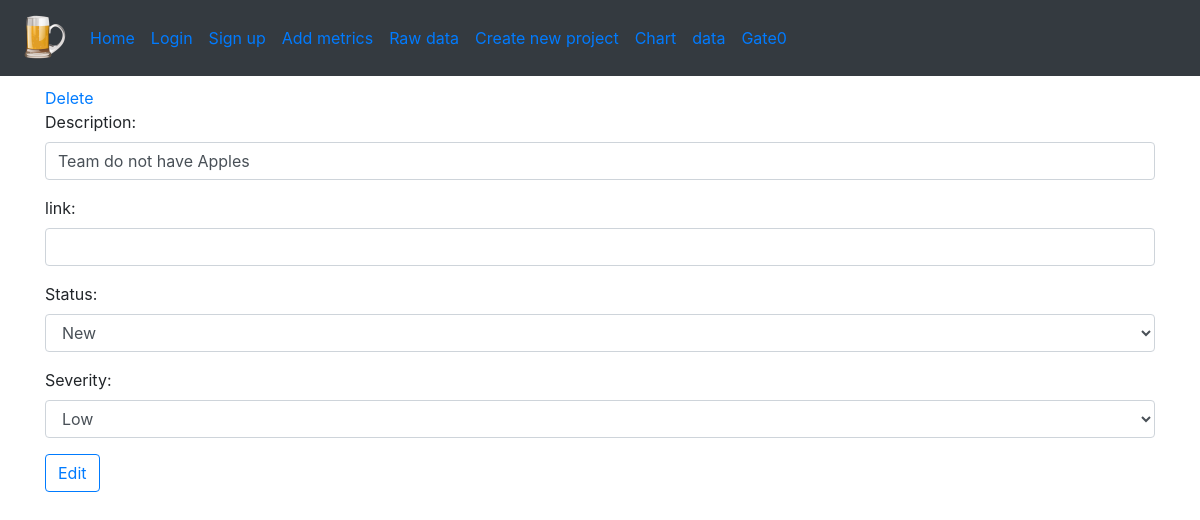
The app's page /issue/edit/1 with its own data.
### spice_status/models/issue_models.py (models this page shows)
class Issue(db.Model):
    id = db.Column(db.Integer, primary_key=True)
    date = db.Column(db.String, default=(datetime.utcnow().strftime("%m/%d/%Y")))
    title = db.Column(db.String)
    description = db.Column(db.String)
    status = db.Column(db.String)
    severity = db.Column(db.String)
    spice_process = db.Column(db.String)
    link = db.Column(db.String, default='')

### spice_status/views/issue_views.py (the view)
@bp_issue.route('/edit/<int:issue_id>', methods=["GET", "POST"])
def edit(issue_id):
    db_item = get_issue_by_id(issue_id)
    form = EditIssueForm(obj=db_item)
    if form.validate_on_submit():
        form.populate_obj(db_item)
        db.session.commit()
        flash(f"Item {issue_id} has been successfully modified", "success")
        return redirect(url_for('main.home'))
    return render_template('edit_item.html', issue=db_item, form=form, issue_id=issue_id)

### spice_status/forms/issue_form.py
class EditIssueForm(FlaskForm):
    description = StringField('Description', validators=[Length(min=15), DataRequired()])
    link = StringField('link')
    status = SelectField('Status', choices=['New', 'Assign', 'WIP', 'In Review', 'Closed'],
                         validators=[DataRequired()])
    severity = SelectField('Severity', choices=['Low', 'Mid', 'High', 'Escalated'],
                           validators=[InputRequired()])
    submit = SubmitField("Edit")

### spice_status/models/issue_models.py (called while the page is built)
def get_issue_by_id(issue_id):
    return Issue.query.filter_by(id=issue_id).first()

### spice_status/templates/edit_item.html
{% extends 'partials/_one_column.html' %}
{% from "macros/form_field_macros.html" import render_field %}
{% block content %}
<a href="{{url_for('issue.delete', issue_id=issue_id)}}">Delete</a>
    {% with enctype = True %}
         {% include 'partials/_form.html' %}
    {% endwith %}
{% endblock %}

### spice_status/templates/macros/form_field_macros.html (shortened to what this page needs)
{% macro render_field(field) %}
<div class="form-group">
    {% with cls = "form-control is-invalid" if field.errors else "form-control" %}
        {%  if field.widget.input_type == "submit" %}
            {% set cls = "btn btn-outline-primary custom-btn" %}
        {% endif %}
        {% if field.widget.input_type == 'checkbox' %}
            {{ field }}
            {{ field.label }}
        {% else %}
            {% if field.widget.input_type != 'hidden' and field.widget.input_type != 'submit' %}
                {{ field.label(class="form-label") }}:
            {% endif %}
            {{ field(class=cls) }}
        {% endif %}
    {% endwith %}
</div>
{% endmacro %}

### records on screen
Issue: description "Team do not have Apples" "New" "Low"

### other values on screen
{{ field.label(class="form-label") }} "Description" "link" "Status" "Severity"
